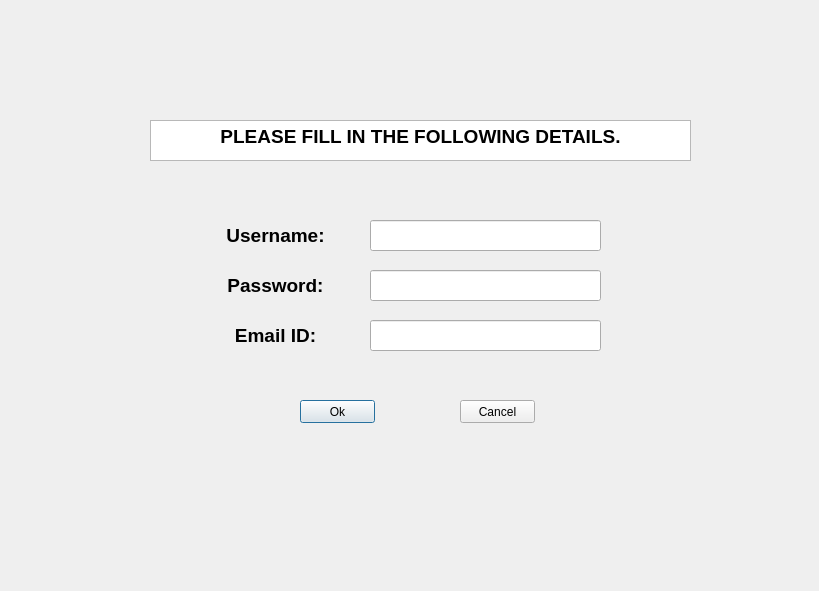
<?xml version="1.0" encoding="UTF-8"?>
<ui version="4.0">
 <class>Dialog</class>
 <widget class="QDialog" name="Dialog">
  <property name="geometry">
   <rect>
    <x>0</x>
    <y>0</y>
    <width>819</width>
    <height>591</height>
   </rect>
  </property>
  <property name="windowTitle">
   <string>Signup</string>
  </property>
  <widget class="QLineEdit" name="lineEdit">
   <property name="geometry">
    <rect>
     <x>370</x>
     <y>220</y>
     <width>231</width>
     <height>31</height>
    </rect>
   </property>
   <property name="text">
    <string/>
   </property>
  </widget>
  <widget class="QLineEdit" name="lineEdit_2">
   <property name="geometry">
    <rect>
     <x>370</x>
     <y>270</y>
     <width>231</width>
     <height>31</height>
    </rect>
   </property>
  </widget>
  <widget class="QLineEdit" name="lineEdit_3">
   <property name="geometry">
    <rect>
     <x>370</x>
     <y>320</y>
     <width>231</width>
     <height>31</height>
    </rect>
   </property>
  </widget>
  <widget class="QTextEdit" name="textEdit_4">
   <property name="geometry">
    <rect>
     <x>150</x>
     <y>120</y>
     <width>541</width>
     <height>41</height>
    </rect>
   </property>
   <property name="html">
    <string>&lt;!DOCTYPE HTML PUBLIC &quot;-//W3C//DTD HTML 4.0//EN&quot; &quot;http://www.w3.org/TR/REC-html40/strict.dtd&quot;&gt;
&lt;html&gt;&lt;head&gt;&lt;meta name=&quot;qrichtext&quot; content=&quot;1&quot; /&gt;&lt;style type=&quot;text/css&quot;&gt;
p, li { white-space: pre-wrap; }
&lt;/style&gt;&lt;/head&gt;&lt;body style=&quot; font-family:'MS Shell Dlg 2'; font-size:8.25pt; font-weight:400; font-style:normal;&quot;&gt;
&lt;p align=&quot;center&quot; style=&quot; margin-top:0px; margin-bottom:0px; margin-left:0px; margin-right:0px; -qt-block-indent:0; text-indent:0px;&quot;&gt;&lt;span style=&quot; font-size:14pt; font-weight:600;&quot;&gt;PLEASE FILL IN THE FOLLOWING DETAILS.&lt;/span&gt;&lt;/p&gt;&lt;/body&gt;&lt;/html&gt;</string>
   </property>
  </widget>
  <widget class="QLabel" name="label">
   <property name="geometry">
    <rect>
     <x>210</x>
     <y>220</y>
     <width>131</width>
     <height>31</height>
    </rect>
   </property>
   <property name="text">
    <string>&lt;html&gt;&lt;head/&gt;&lt;body&gt;&lt;p align=&quot;center&quot;&gt;&lt;span style=&quot; font-size:14pt; font-weight:600;&quot;&gt;Username:&lt;/span&gt;&lt;/p&gt;&lt;/body&gt;&lt;/html&gt;</string>
   </property>
  </widget>
  <widget class="QLabel" name="label_2">
   <property name="geometry">
    <rect>
     <x>210</x>
     <y>270</y>
     <width>131</width>
     <height>31</height>
    </rect>
   </property>
   <property name="text">
    <string>&lt;html&gt;&lt;head/&gt;&lt;body&gt;&lt;p align=&quot;center&quot;&gt;&lt;span style=&quot; font-size:14pt; font-weight:600;&quot;&gt;Password:&lt;/span&gt;&lt;/p&gt;&lt;/body&gt;&lt;/html&gt;</string>
   </property>
  </widget>
  <widget class="QLabel" name="label_3">
   <property name="geometry">
    <rect>
     <x>220</x>
     <y>320</y>
     <width>111</width>
     <height>31</height>
    </rect>
   </property>
   <property name="text">
    <string>&lt;html&gt;&lt;head/&gt;&lt;body&gt;&lt;p align=&quot;center&quot;&gt;&lt;span style=&quot; font-size:14pt; font-weight:600;&quot;&gt;Email ID:&lt;/span&gt;&lt;/p&gt;&lt;/body&gt;&lt;/html&gt;</string>
   </property>
  </widget>
  <widget class="QPushButton" name="pushButton">
   <property name="geometry">
    <rect>
     <x>300</x>
     <y>400</y>
     <width>75</width>
     <height>23</height>
    </rect>
   </property>
   <property name="text">
    <string>Ok</string>
   </property>
  </widget>
  <widget class="QPushButton" name="pushButton_2">
   <property name="geometry">
    <rect>
     <x>460</x>
     <y>400</y>
     <width>75</width>
     <height>23</height>
    </rect>
   </property>
   <property name="text">
    <string>Cancel</string>
   </property>
  </widget>
 </widget>
 <resources/>
 <connections/>
</ui>
